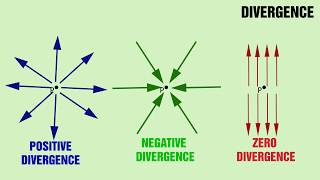
%> input picture 4/1.jpg, 320 x 180 px
$ octave N1.m   (GNU Octave 9; MATLAB toolbox functions it lacks are replaced by stand-ins)
%> lines starting %> are read from the running program, lines starting %| are printed output that depends on the picture; in (x1, y1, x2, y2) boxes, pixels count from 0 and x2, y2 are one past the last pixel; in counts of white or black regions, pixels touching at a corner belong together; the program's own positions count from 1
### 4/New Folder/hough.m
function [h, theta, rho] = hough(f, dtheta, drho)
% '/.HOUGH Hough transform.
% °/. [H, THETA, RHO] = HOUGH(F, DTHETA, DRHO) computes the Hough
% °/0 transform of the image F. DTHETA specifies the spacing (in
% °/o degrees) of the Hough transform bins along the theta axis. DRHO
% °/o specifies the spacing of the Hough transform bins along the rho
% °/o axis. H is the Hough transform matrix. It is NRHO-by-NTHETA,
% '/. where NRHO = 2*ceil(norm(size(F))/DRH0) - 1, and NTHETA =
% e/. 2*ceil(90/DTHETA). Note that if 90/DTHETA is not an integer, the
% °/o actual angle spacing will be 90 / ceil (90/DTHETA) .
% °/o
% '/, THETA is an NTHETA-element vector containing the angle (in
% °/o degrees) corresponding to each column of H. RHO is an
% °/o NRHO-element vector containing the value of rho corresponding to
% % each row of H.
% °/o [H, THETA, RHO] = HOUGH(F) computes the Hough transform using
% °/o DTHETA = 1 and DRHO = 1.

if nargin < 3
drho = 1;
end
if nargin < 2
dtheta = 1;
end
f = double(f);
[M,N] = size(f);
theta = linspace(-90, 0, ceil(90/dtheta) + 1);
theta = [theta -fliplr(theta(2:end - 1))];
ntheta = length(theta);
D = sqrt((M - 1)^2 + (N - 1)^2);
q = ceil(D/drho);
nrho = 2*q - 1;
rho = linspace(-q*drho, q*drho, nrho);
[x, y, val] = find(f);
x=x-1;y=y-1;
% °/e Initialize output,
h = zeros(nrho, length(theta));
% °/o To avoid excessive memory usage, process 1000 nonzero pixel
% e/e values at a time,
for k = 1:ceil(length(val)/1000)
first = (k - 1)*1000 + 1;
last = min(first+999, length(x));
x_matrix = repmat(x(first:last), 1, ntheta);
y_matrix = repmat(y(first:last), 1, ntheta);
val_matrix = repmat(val(first:last), 1, ntheta);
theta_matrix = repmat(theta, size(x_matrix, 1), 1)*pi/180;
rho_matrix = x_matrix.*cos(theta_matrix) + ...
y_matrix.*sin(theta_matrix);
slope = (nrho - 1)/(rho(end) - rho(1));
rho_bin_index = round(slope*(rho_matrix - rho(1)) + 1);
theta_bin_index = repmat(1:ntheta, size(x_matrix, 1), 1);
% °/0 Take advantage of the fact that the SPARSE function, which
% °/e constructs a sparse matrix, accumulates values when input
% Ó, indices are repeated. That's the behavior we want for the
% Ó, Hough transform. We want the output to be a full (nonsparse)
% % matrix, however, so we call function FULL on the output of
% Ó. SPARSE.
h = h + full(sparse(rho_bin_index(:), theta_bin_index(:), ...
val_matrix(:), nrho, ntheta));
end

### 4/New Folder/houghpeaks.m
function [r, c, hnew] = houghpeaks(h, numpeaks, threshold, nhood)
% 10.2. Îáíàðóæåíèå ëèíèé ñ ïîìîùüþ ïðåîáðàçîâàíèÿ Õàôà
% °/oHOUGHPEAKS Detect peaks in Hough transform.
% '/. [R, C, HNEW] = HOUGHPEAKSCH, NUMPEAKS, THRESHOLD, NHOOD) detects
% 7o peaks in the Hough transform matrix H. NUMPEAKS specifies the
% °/o maximum number of peak locations to look for. Values of H below
% °/o THRESHOLD will not be considered to be peaks. NHOOD is a
% °/0 two-element vector specifying the size of the suppression
% 7o neighborhood. This is the neighborhood around each peak that is
% °/o set to zero after the peak is identified. The elements of NHOOD
% °/o must be positive, odd integers. R and Ñ are the row and column
% °/0 coordinates of the identified peaks. HNEW is the Hough transform
% °/o with peak neighborhood suppressed.
% Ó.
% °/o If NHOOD is omitted, it defaults to the smallest odd values >=
% '/. size(H)/50. If THRESHOLD is omitted, it defaults to
% °/o 0.5*max(H(:)) . If NUMPEAKS is omitted, it defaults to 1.
if nargin < 4
nhood = size(h)/50;
% Make sure the neighborhood size is odd.
nhood = max(2*ceil(nhood/2) + 1, 1);
end
if nargin < 3
threshold = 0.5 * max(h(:));
end
if nargin < 2
numpeaks = 1;
end
l=1;
done = false;
hnew = h; r = [] ; c = [] ;
while ~done
[p, q] = find(hnew == max(hnew(:)));
p = p(l); q = q(l);
if hnew(p, q) >= threshold
r(end + 1) = p; c(end + 1) = q;
% 7o Suppress this maximum and its close neighbors.
p1 = p - (nhood(l) - l)/2; p2 = p + (nhood(l) - l)/2;
q1 = q - (nhood(2) - l)/2; q2 = q + (nhood(2) - l)/2;
[pp, qq] = ndgrid(p1:p2, q1:q2);
pp = pp(:); qq = qq(:);
% °/0 Throw away neighbor coordinates that are out of bounds in
% °/o the rho direction.
badrho = find((pp < 1) | (pp > size(h, 1)));
pp(badrho) = [] ; qq (badrho) = [] ;
% °/0 For coordinates that are out of bounds in the theta
% °/o direction, we want to consider that H is antisymmetric
% °/o along the rho axis for theta = +/- 90 degrees.
theta_too_low = find(qq < 1) ;
% Ãëàâà 10. Ñåãìåíòàöèÿ èçîáðàæåíèé
qq(theta_too_low) = size(h, 2) + qq(theta_too_low);
pp(theta_too_low) = size(h, 1) - pp(theta_too_low) + 1;
theta_too_high = find(qq > size(h, 2));
qq(theta_too_high) = qq(theta_too_high) - size(h, 2);
pp(theta_too_high) = size(h, 1) - pp(theta_too_high) + 1;
% Convert to linear indices to zero out all the values.
hnew(sub2ind(size(hnew), pp, qq)) = 0;
done = length(r) == numpeaks;
else
done = true;
end
end

### 4/N1.m
close all
I = imread('1.jpg');
%> I is the input picture: size 180x320x3 uint8; mean R, G, B 200.2, 227.6, 183.4
rgb2gray(I);
imshow(I);
% [H theta rho] = hough(I,0.5);
H = hough(I);
%> in hough, `[x, y, val] = find(f);`: x = 171659 values from 1 to 180; y = 171659 values from 1 to 960; val = 171659 values from 1 to 255
%> the loop in hough, `for k = 1:ceil(length(val)/1000)` made 172 passes
%> (first, last) on passes 1 to 3: (1, 1000), (1001, 2000), (2001, 3000)
%> pass 1, in hough, `x_matrix = repmat(x(first:last), 1, ntheta);`:
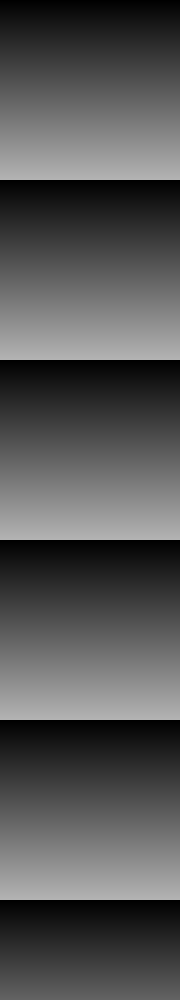
%> x_matrix: size 1000x180 double; min 0, max 179, mean 85.5
%> pass 1, in hough, `y_matrix = repmat(y(first:last), 1, ntheta);`:
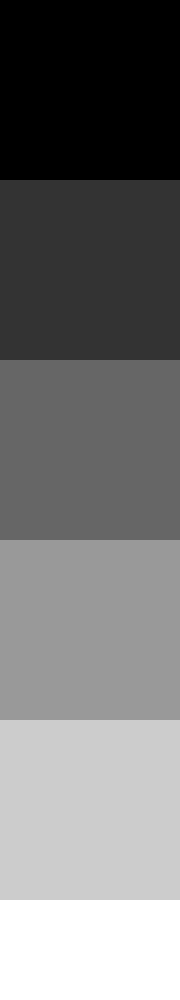
%> y_matrix: size 1000x180 double; min 0, max 5, mean 2.3; drawn with min black and max white
%> pass 1, in hough, `rho_matrix = x_matrix.*cos(theta_matrix) + y_matrix.*sin(theta_matrix);`:
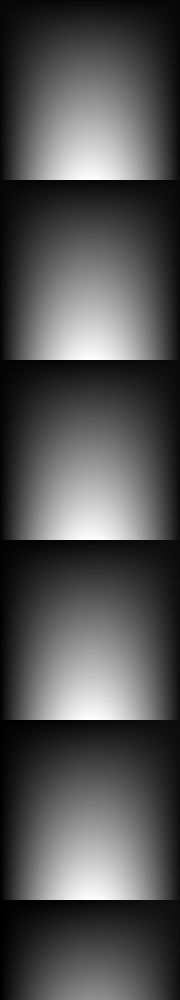
%> rho_matrix: size 1000x180 double; min -5, max 179, mean 54.4; drawn with min black and max white
%> after the loop in hough, `for k = 1:ceil(length(val)/1000)`:
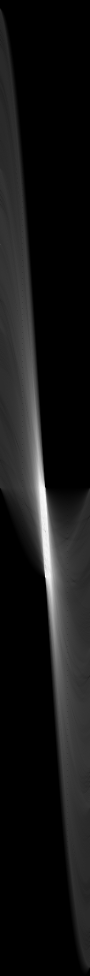
%> h: size 1951x180 double (shown at 1/2 size); min 0, max 208765, mean 18047.3; drawn with min black and max white
imshow(H);
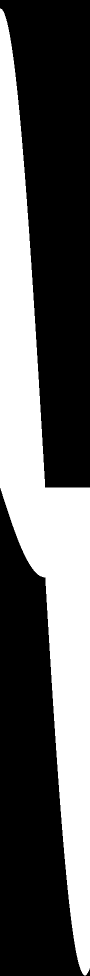
%> displayed picture: size 1951x180, on the screen's scale of 0 to 255 (shown at 1/2 size); 37.1% white; 1 white region, box (x1, y1, x2, y2) and area: (0, 17, 180, 1951) 130447
axis on
axis normal
xlabel('theta');
ylabel('rhotheta');
% [r c]=houghpeaks(H,5);
J =houghpeaks(H,5);
%> in houghpeaks, `threshold = 0.5 * max(h(:));`: threshold = 104382.5
%> the loop in houghpeaks, `while ~done` made 5 passes
%> (p, q, p1, p2, q1, q2) on passes 1 to 5: (994, 91, 974, 1014, 89, 93), (1141, 91, 1121, 1161, 89, 93), (977, 87, 957, 997, 85, 89), (1015, 92, 995, 1035, 90, 94), (1113, 91, 1093, 1133, 89, 93)
%> after the loop in houghpeaks, `while ~done`:
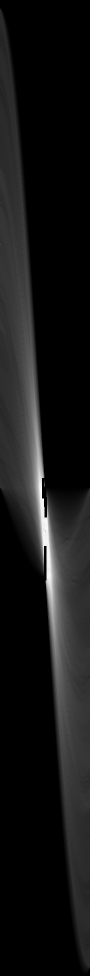
%> hnew: size 1951x180 double (shown at 1/2 size); 0.24% of pixels changed, all inside (x1, y1, x2, y2) = (84, 956, 94, 1161); drawn with min black and max white
%> after the loop in houghpeaks, `while ~done`: c = [91 91 87 92 91]; pp = 205 values, max 1133 at index 41, min 1093 at index 1, mean 1113; qq = 205 values from 89 to 93; r = [994 1141 977 1015 1113]
%> J = [994 1141 977 1015 1113]

hold on
%> (the run ends here)
